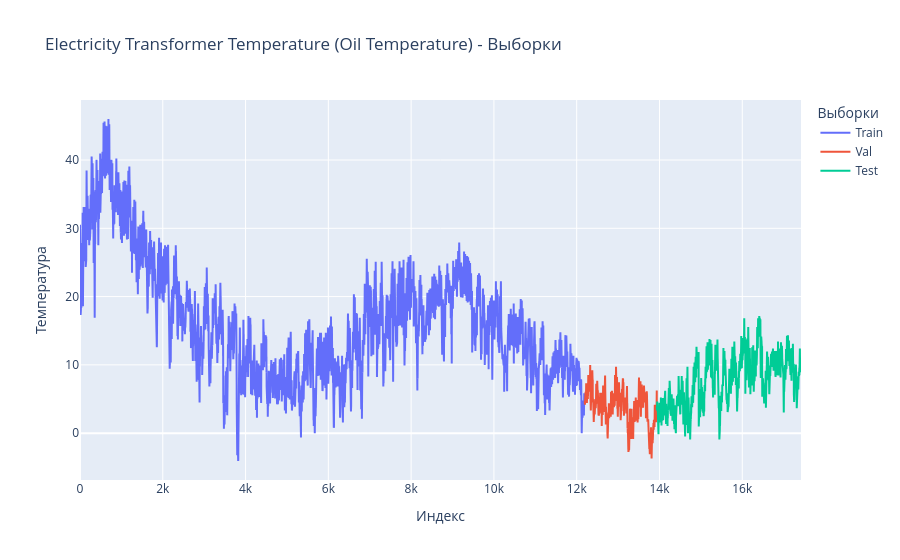

Write notebook code for a chart like this one.
### Code cell
l_train, l_val, l_test = len(train_data), len(val_data), len(test_data)
fig_2_data_traces = [
    ('Train', 0, l_train, train_data),
    ('Val', l_train, l_train+l_val, val_data), 
    ('Test', l_train+l_val, l_train+l_val+l_test, test_data)
]

fig_2 = go.Figure()
for name, start_idx, end_idx, data_trace in fig_2_data_traces:
    x = np.arange(start_idx, end_idx)
    fig_2.add_trace(
        go.Scatter(x=x, y=data_trace, name=name)
    )
fig_2.update_layout(
    title_text = 'Electricity Transformer Temperature (Oil Temperature) - Выборки',
    xaxis_title='Индекс',
    yaxis_title='Температура',
    legend_title='Выборки'
)
fig_2.show()

### Figure 1 — Plotly figure (JSON) as saved in the notebook; plotly's stock layout.template omitted (floating-point values rounded to 4 significant figures; data arrays with more than 128 entries replaced by an {"elided": "..."} marker saying what was removed)
{"data": [{"name": "Train", "type": "scatter", "x": {"elided": "12194 int values"}, "y": {"elided": "12194 float values"}}, {"name": "Val", "type": "scatter", "x": {"elided": "1742 int values"}, "y": {"elided": "1742 float values"}}, {"name": "Test", "type": "scatter", "x": {"elided": "3484 int values"}, "y": {"elided": "3484 float values"}}], "layout": {"legend": {"title": {"text": "Выборки"}}, "title": {"text": "Electricity Transformer Temperature (Oil Temperature) - Выборки"}, "xaxis": {"title": {"text": "Индекс"}}, "yaxis": {"title": {"text": "Температура"}}}}
